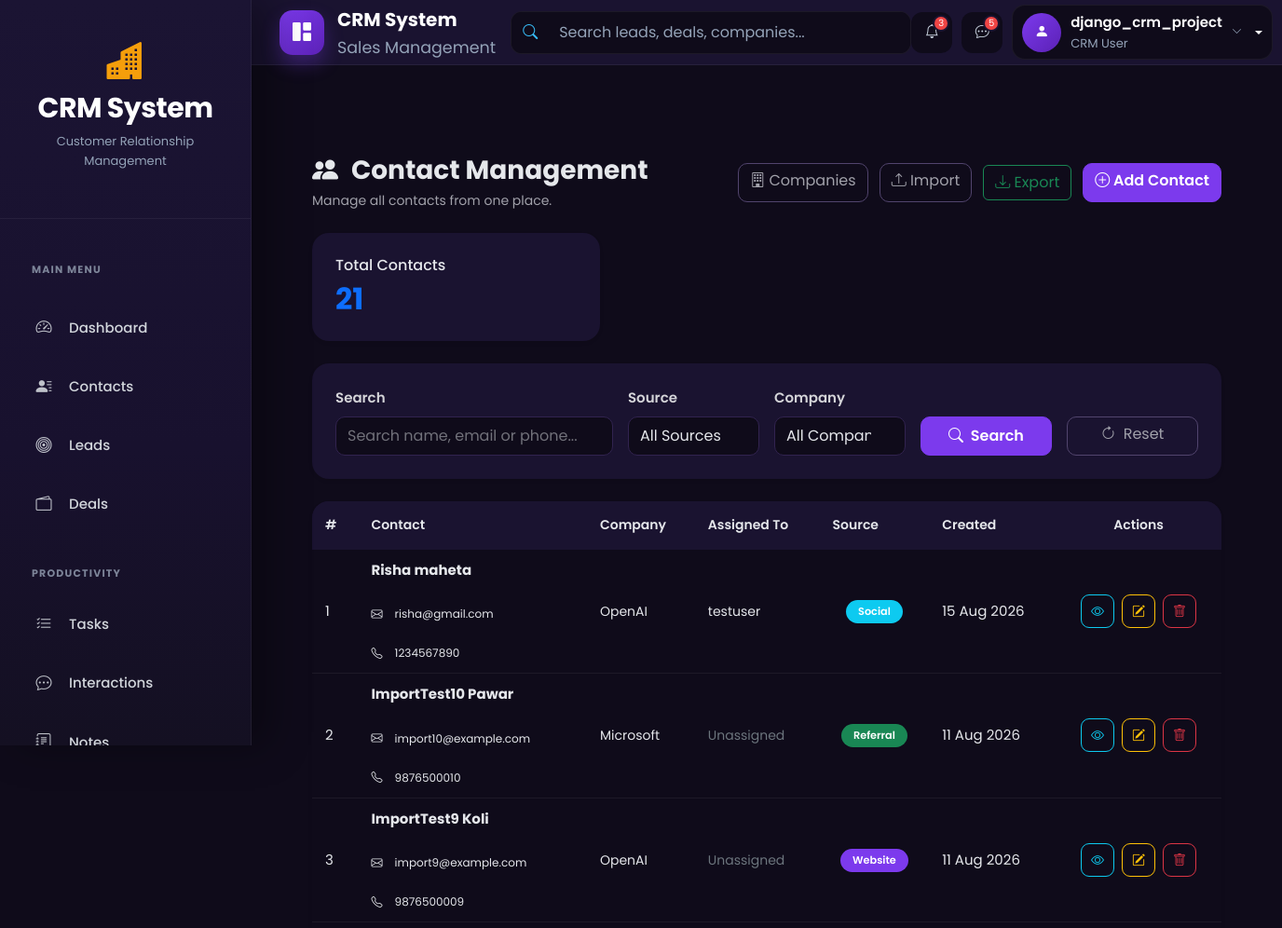
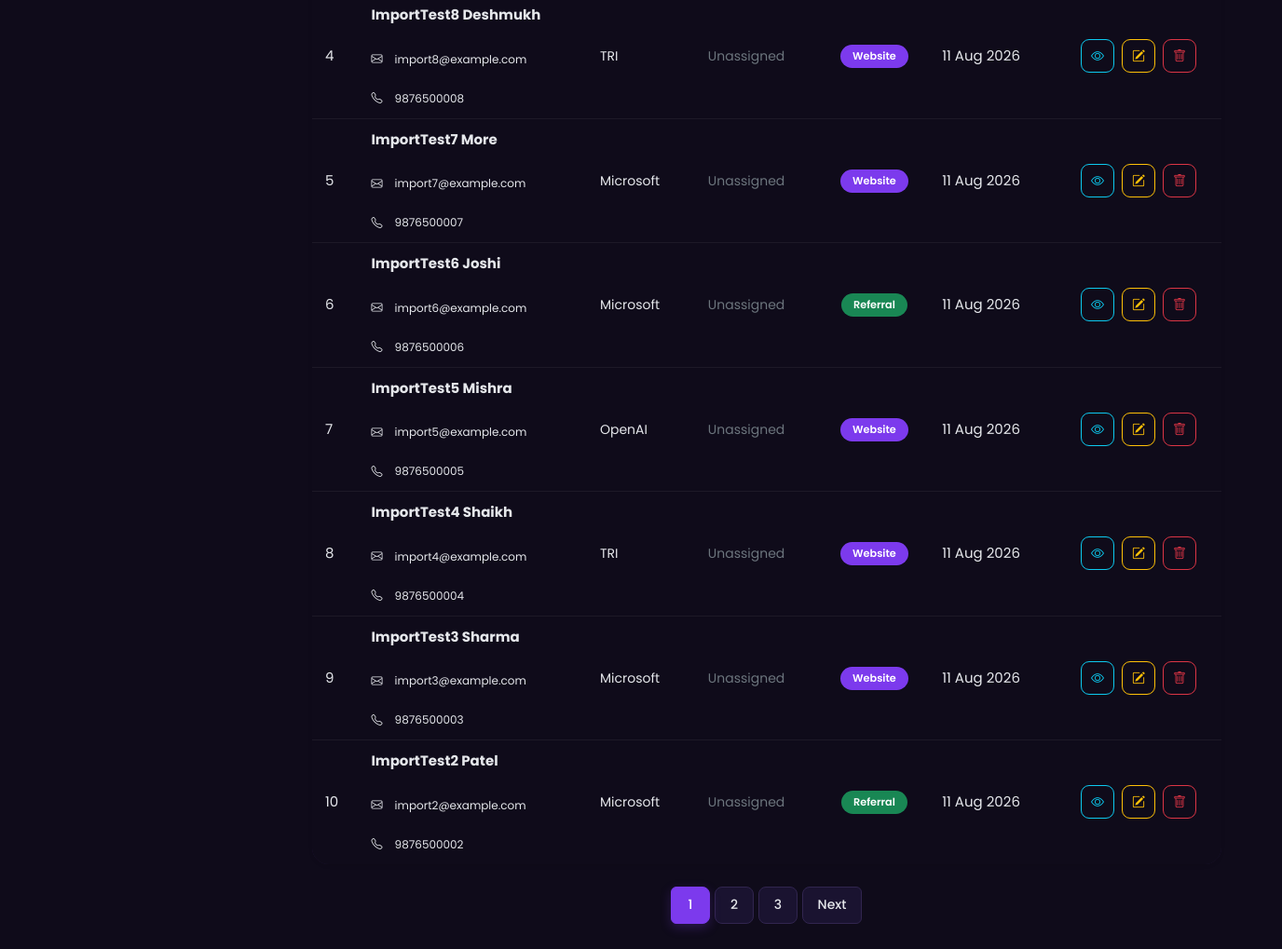
The app's page /contacts/ (signed in) with its own data (2 pictures, top to bottom).
### accounts/models.py (models this page shows, shortened)
class CustomUser(AbstractUser):
    ROLE_CHOICES = (
        ('admin', 'Admin'),
        ('agent', 'Agent'),
    )
    role = models.CharField(max_length=10, choices=ROLE_CHOICES, default='agent')
    phone = models.CharField(max_length=15, blank=True, null=True)
    profile_pic = models.ImageField(upload_to="profiles/", blank=True, null=True)
    email = models.EmailField(unique=True)
    is_approved = models.BooleanField(default=False, help_text="Admin approval required for login")

### contacts/models.py (models this page shows, shortened)
class Contact(models.Model):
    SOURCE_CHOICES = (
        ('website','Website'),
        ('referral','Referral'),
        ('social','Social Media'),
        ('cold_call','Cold Call'),
    )
    first_name = models.CharField(max_length=100)
    last_name = models.CharField(max_length=100)
    email = models.EmailField(unique=True)
    phone = models.CharField(max_length=20,blank=True)
    company = models.ForeignKey(Company,on_delete=models.SET_NULL,null=True,blank=True)
    assigned_to = models.ForeignKey(settings.AUTH_USER_MODEL,on_delete=models.SET_NULL,null=True,blank=True)
    source = models.CharField(max_length=20,choices=SOURCE_CHOICES)
    created_at = models.DateTimeField(auto_now_add=True)

class Company(models.Model):
    name = models.CharField(max_length=200)
    industry = models.CharField(max_length=100,blank=True)
    website = models.URLField(blank=True)
    address = models.TextField(blank=True)
    created_at = models.DateTimeField(auto_now_add=True)

### contacts/views.py (the view, shortened to what this page needs)
# urls.py: path("", views.contact_list, name="contact_list"),
@login_required
def contact_list(request):
    user = request.user
    if user.role == "admin":
        contacts = Contact.objects.select_related(
            "company",
            "assigned_to",
        )
    search = request.GET.get("search", "").strip()
    source = request.GET.get("source", "").strip()
    if source:
        contacts = contacts.filter(source=source)
    company = request.GET.get("company", "").strip()
    if company:
        contacts = contacts.filter(company_id=company)
    contacts = contacts.order_by("-created_at")
    paginator = Paginator(contacts, 10)
    page_obj = paginator.get_page(request.GET.get("page"))
    context = {
        "page_obj": page_obj,
        "search": search,
        "source": source,
        "company": company,
        "companies": Company.objects.order_by("name"),
    }
    return render(
        request,
        "contacts/contact_list.html",
        context,
    )

### templates/contacts/contact_list.html (shortened to what this page needs)
{% extends "base.html" %}
{% block content %}
<div class="container-fluid mt-4 crm-contact-list-page">
    <div class="d-flex justify-content-between align-items-center flex-wrap mb-4">
        <div>
            <h2 class="crm-title mb-1">
                <i class="bi bi-people-fill me-2"></i>
                Contact Management
            </h2>
            <p class="crm-page-subtitle mb-0">
                Manage all contacts from one place.
            </p>
        </div>
        <div class="mt-3 mt-md-0">
            <a href="{% url 'contacts:company_list' %}"
               class="btn btn-outline-secondary me-2">
                <i class="bi bi-building"></i>
                Companies
            </a>
            <a href="{% url 'contacts:contact_import' %}"
               class="btn btn-outline-secondary me-2">
                <i class="bi bi-upload"></i>
                Import
            </a>
            <a href="{% url 'contacts:contact_export' %}"
               class="btn btn-outline-success me-2">
                <i class="bi bi-download"></i>
                Export
            </a>
            <a href="{% url 'contacts:contact_add' %}"
               class="btn btn-primary">
                <i class="bi bi-plus-circle"></i>
                Add Contact
            </a>
        </div>
    </div>
    <div class="row mb-4">
        <div class="col-md-4">
            <div class="crm-card shadow-sm border-0">
                <div class="card-body">
                    <h6>
                        Total Contacts
                    </h6>
                    <h2 class="fw-bold text-primary mb-0">
                        {{ page_obj.paginator.count }}
                    </h2>
                </div>
            </div>
        </div>
    </div>
    <div class="crm-card shadow-sm border-0 mb-4">
        <div class="card-body">
            <form method="GET">
                <div class="row g-3 align-items-end">
                    <div class="col-lg-4">
                        <label class="form-label">
                            Search
                        </label>
                        <input
                            type="text"
                            name="search"
                            class="form-control"
                            placeholder="Search name, email or phone..."
                            value="{{ search|default:'' }}"
                        >
                    </div>
                    <div class="col-lg-2">
                        <label class="form-label">
                            Source
                        </label>
                        <select name="source" class="form-select">
                            <option value="">
                                All Sources
                            </option>
                        </select>
                    </div>
                    <div class="col-lg-2">
                        <label class="form-label">
                            Company
                        </label>
                        <select name="company" class="form-select">
                            <option value="">
                                All Companies
                            </option>
                        </select>
                    </div>
                    <div class="col-lg-2 d-grid">
                        <button type="submit" class="btn btn-primary">
                            <i class="bi bi-search me-1"></i>
                            Search
                        </button>
                    </div>
                    <div class="col-lg-2 d-grid">
                        <a href="{% url 'contacts:contact_list' %}"
                           class="btn btn-outline-secondary">
                            <i class="bi bi-arrow-clockwise me-1"></i>
                            Reset
                        </a>
                    </div>
                </div>
            </form>
        </div>
    </div>
    <div class="crm-card shadow-sm border-0">
        <div class="card-body">
            <div class="table-responsive">
                <table class="crm-contact-table table-hover align-middle">
                    <thead>
                        <tr>
                            <th>#</th>
                            <th>Contact</th>
                            <th>Company</th>
                            <th>Assigned To</th>
                            <th>Source</th>
                            <th>Created</th>
                            <th class="text-center">Actions</th>
                        </tr>
                    </thead>
                    <tbody>
                        {% for contact in page_obj %}
                        <tr>
                            <td>
                                {{ page_obj.start_index|add:forloop.counter0 }}
                            </td>
                            <td>
                                <strong>
                                    {{ contact.first_name }}
                                    {{ contact.last_name }}
                                </strong>
                                <br>
                                <small>
                                    <i class="bi bi-envelope me-1"></i>
                                    {{ contact.email }}
                                </small>
                                <br>
                                <small>
                                    <i class="bi bi-telephone me-1"></i>
                                    {{ contact.phone|default:"-" }}
                                </small>
                            </td>
                            <td>
                                {% if contact.company %}
                                    {{ contact.company.name }}
                                {% else %}
                                    <span class="text-secondary">
                                        No Company
                                    </span>
                                {% endif %}
                            </td>
                            <td>
                                {% if contact.assigned_to %}
                                    {{ contact.assigned_to.username }}
                                {% else %}
                                    <span class="text-secondary">
                                        Unassigned
                                    </span>
                                {% endif %}
                            </td>
                            <td>
                                {% if contact.source == "website" %}
                                    <span class="badge bg-primary">
                                        Website
                                    </span>
                                {% elif contact.source == "referral" %}
                                    <span class="badge bg-success">
                                        Referral
                                    </span>
                                {% elif contact.source == "social" %}
                                    <span class="badge bg-info">
                                        Social
                                    </span>
                                {% elif contact.source == "cold_call" %}
                                    <span class="badge bg-warning text-dark">
                                        Cold Call
                                    </span>
                                {% else %}
                                    <span class="badge bg-secondary">
                                        Unknown
                                    </span>
                                {% endif %}
                            </td>
                            <td>
                                {{ contact.created_at|date:"d M Y" }}
                            </td>
                            <td class="text-center">
                                <div class="btn-group">
                                    <a
                                        href="{% url 'contacts:contact_detail' contact.pk %}"
                                        class="btn btn-sm btn-outline-info"
                                        title="View Contact"
                                    >
                                        <i class="bi bi-eye"></i>
                                    </a>
                                    <a
                                        href="{% url 'contacts:contact_edit' contact.pk %}"
                                        class="btn btn-sm btn-outline-warning"
                                        title="Edit Contact"
                                    >
                                        <i class="bi bi-pencil-square"></i>
                                    </a>
                                    <a
                                        href="{% url 'contacts:contact_delete' contact.pk %}"
                                        class="btn btn-sm btn-outline-danger"
                                        title="Delete Contact"
                                    >
                                        <i class="bi bi-trash"></i>
                                    </a>
                                </div>
                            </td>
                        </tr>
                        {% endfor %}
                    </tbody>
                </table>
            </div>
        </div>
    </div>
    {% if page_obj.has_other_pages %}
    <nav class="mt-4">
        <ul class="pagination justify-content-center">
            {% for page in page_obj.paginator.page_range %}
            <li class="page-item {% if page == page_obj.number %}active{% endif %}">
                <a
                    class="page-link"
                    href="?page={{ page }}&search={{ search }}&source={{ source }}&company={{ company }}"
                >
                    {{ page }}
                </a>
            </li>
            {% endfor %}
            {% if page_obj.has_next %}
            <li class="page-item">
                <a
                    class="page-link"
                    href="?page={{ page_obj.next_page_number }}&search={{ search }}&source={{ source }}&company={{ company }}"
                >
                    Next
                </a>
            </li>
            {% endif %}
        </ul>
    </nav>
    {% endif %}
</div>
{% endblock %}

### templates/includes/navbar.html (shortened to what this page needs)
<nav class="navbar navbar-expand-lg crm-navbar">
  <div class="container-fluid">
    <a class="navbar-brand crm-brand" href="{% url 'dashboard' %}">
      <div class="crm-brand-icon">
        <i class="bi bi-grid-1x2-fill"></i>
      </div>
      <div class="crm-brand-text">
        <span class="crm-brand-title"> CRM System </span>
        <small> Sales Management </small>
      </div>
    </a>
    <div class="collapse navbar-collapse" id="crmNavbar">
      <form class="crm-search mx-auto">
        <div class="input-group">
          <span class="input-group-text">
            <i class="bi bi-search"></i>
          </span>
          <input
            type="search"
            class="form-control"
            placeholder="Search leads, deals, companies..."
          />
        </div>
      </form>
      {% if user.is_authenticated %}
      <div class="crm-navbar-actions">
       <a href="javascript:void(0);" class="crm-nav-icon">
    <i class="bi bi-bell"></i>
    <span class="crm-nav-badge">3</span>
</a>
        <a href="#" class="crm-nav-icon">
          <i class="bi bi-chat-dots"></i>
          <span class="crm-nav-badge">5</span>
        </a>
        <div class="dropdown crm-user-dropdown">
          <a
            href="#"
            class="crm-user dropdown-toggle"
            role="button"
            data-bs-toggle="dropdown"
            aria-expanded="false"
          >
            <div class="crm-avatar">
              <i class="bi bi-person-fill"></i>
            </div>
            <div class="crm-user-info">
              <span class="crm-user-name"> {{ user.username }} </span>
<small>
    CRM User
</small>            </div>
            <i class="bi bi-chevron-down crm-arrow"></i>
          </a>
        </div>
      </div>
      {% else %}
      <div class="d-flex align-items-center gap-2 ms-auto">
        <a href="/accounts/login/" class="btn btn-outline-light"> Login </a>
        <a href="/accounts/register/" class="btn btn-primary"> Register </a>
      </div>
      {% endif %}
    </div>
  </div>
</nav>

### records on screen
CustomUser: username "django_crm_project"
Contact: start_index|add "1", first_name "Risha", last_name "maheta", email "risha@gmail.com", phone "1234567890", company.name "OpenAI", assigned_to.username "testuser", source "Social", created_at "15 Aug 2026"
Contact: start_index|add "2", first_name "ImportTest10", last_name "Pawar", email "import10@example.com", phone "9876500010", company.name "Microsoft", shows "Unassigned", source "Referral", created_at "11 Aug 2026"
Contact: start_index|add "3", first_name "ImportTest9", last_name "Koli", email "import9@example.com", phone "9876500009", company.name "OpenAI", shows "Unassigned", source "Website", created_at "11 Aug 2026"
Contact: start_index|add "4", first_name "ImportTest8", last_name "Deshmukh", email "import8@example.com", phone "9876500008", company.name "TRI", shows "Unassigned", source "Website", created_at "11 Aug 2026"
Contact: start_index|add "5", first_name "ImportTest7", last_name "More", email "import7@example.com", phone "9876500007", company.name "Microsoft", shows "Unassigned", source "Website", created_at "11 Aug 2026"
Contact: start_index|add "6", first_name "ImportTest6", last_name "Joshi", email "import6@example.com", phone "9876500006", company.name "Microsoft", shows "Unassigned", source "Referral", created_at "11 Aug 2026"
Contact: start_index|add "7", first_name "ImportTest5", last_name "Mishra", email "import5@example.com", phone "9876500005", company.name "OpenAI", shows "Unassigned", source "Website", created_at "11 Aug 2026"
Contact: start_index|add "8", first_name "ImportTest4", last_name "Shaikh", email "import4@example.com", phone "9876500004", company.name "TRI", shows "Unassigned", source "Website", created_at "11 Aug 2026"
Contact: start_index|add "9", first_name "ImportTest3", last_name "Sharma", email "import3@example.com", phone "9876500003", company.name "Microsoft", shows "Unassigned", source "Website", created_at "11 Aug 2026"
Contact: start_index|add "10", first_name "ImportTest2", last_name "Patel", email "import2@example.com", phone "9876500002", company.name "Microsoft", shows "Unassigned", source "Referral", created_at "11 Aug 2026"

### other values on screen
{{ page_obj.paginator.count }} "21"
{{ page }} "1" "2" "3"
